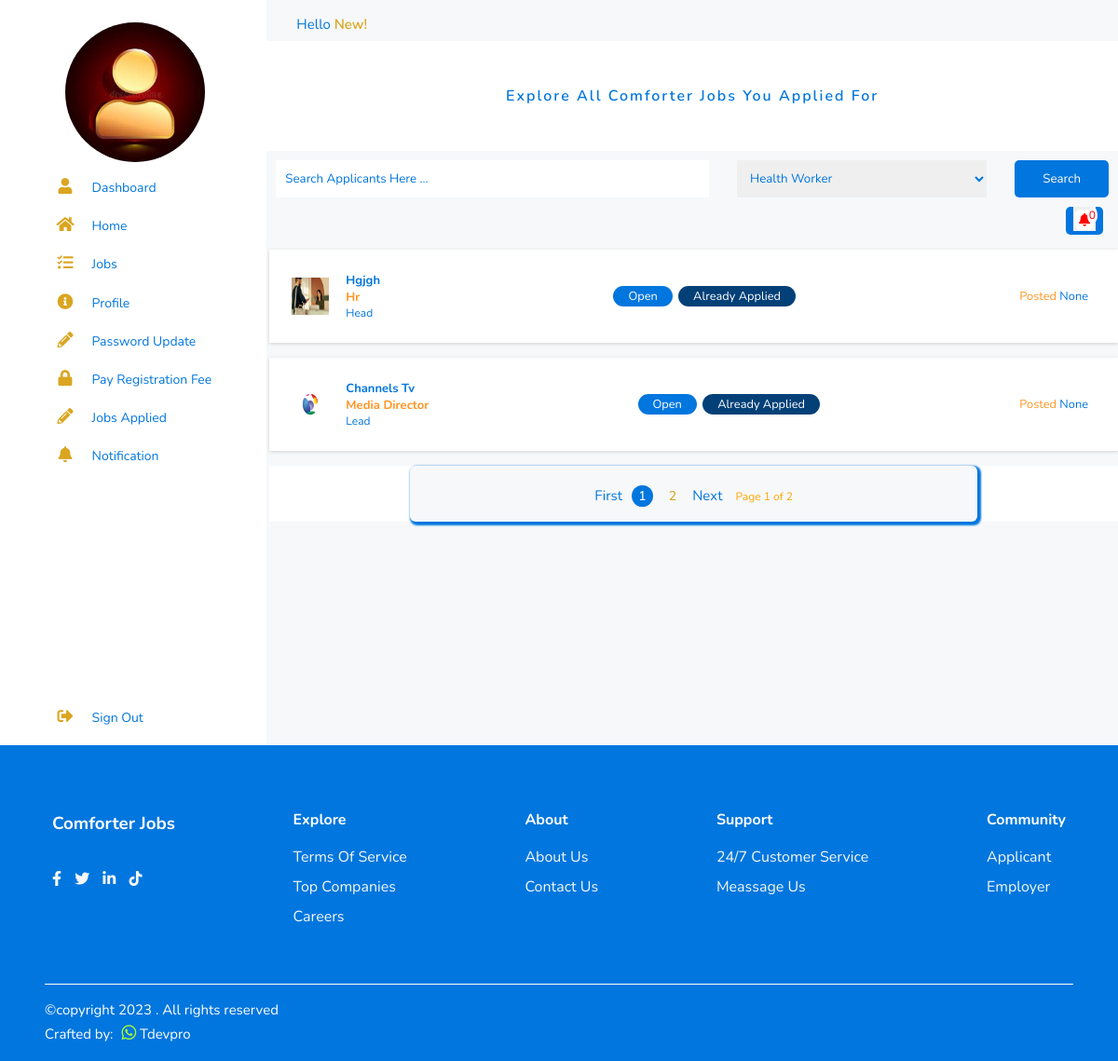
Screenshot of /applicants/all-applied-jobs (signed in) with the database file from the repository.
### applicants/models.py (models this page shows, shortened)
class General_Information(models.Model):#createprofile
    user = models.OneToOneField(User, on_delete=models.CASCADE, blank=True, null=True)
    first_name = models.CharField(max_length=100)
    middle_name = models.CharField(max_length=100)
    last_name = models.CharField(max_length=100)
    nationality = models.CharField(max_length=250)
    mobile_number = models.CharField(max_length=11)
    home_number = models.CharField(max_length=11)
    current_address = models.CharField(max_length=250)
    nearest_bus_stop = models.CharField(max_length=250)
    landmark = models.CharField(max_length=250)
    current_city = models.CharField(max_length=250)
    current_state = models.CharField(max_length=250)
    qualification = models.CharField(max_length=250)
    date_of_birth = models.CharField(max_length=250)
    gender = models.CharField(max_length=250)
    image = models.ImageField(upload_to='profile', default='profile/avatar.jpg')
    state_of_origin = models.CharField(max_length=250)
    local_gov_area = models.CharField(max_length=250)
    parents_address = models.CharField(max_length=250)
    parents_phone_number = models.CharField(max_length=250)
    name_of_your_village = models.CharField(max_length=250)
    family_compound_name  = models.CharField(max_length=250)
    marital_status = models.CharField(max_length=250)
    complete = models.BooleanField(default = False)
    class Meta:
        db_table = 'general_information'
        managed = True
        verbose_name = 'General_Information'
        verbose_name_plural = 'General_Information'

class Job_Apply(models.Model):
    general_information = models.ForeignKey(General_Information,blank=True, null=True, on_delete=models.CASCADE)
    job_post = models.ForeignKey(Job_Post, blank=True, null=True, on_delete=models.CASCADE)
    empl_logo = models.ImageField(upload_to='employer_profile',  blank=True, null=True)
    employer = models.CharField(max_length=250)
    category_apply = models.CharField(max_length=250, blank=True, null=True)
    job = models.CharField(max_length=250)
    slug = models.SlugField(blank=True, null=True, unique=True)
    role = models.CharField(max_length=250)
    requirement = models.CharField(max_length=250)
    probabtion = models.CharField(max_length=250)
    location = models.CharField(max_length=250)
    additional_skills = models.CharField(max_length=250, blank=True, null=True)
    previous_company = models.CharField(max_length=250, blank=True, null=True)
    language_spoken = models.CharField(max_length=250, blank=True, null=True)
    employer_terms = models.TextField(blank=True, null=True)
    job_description = models.TextField()
    salary_expected = models.CharField(max_length=50, blank=True, null=True)
    about_yourself = models.TextField()
    deadline_date = models.CharField(max_length=250, blank=True, null=True)
    job_date = models.DateTimeField(auto_now_add=True)
    job_dat = models.DateField(auto_now_add=True)
    job_updated = models.DateTimeField(auto_now_add=True)
    new_applied = models.BooleanField(blank=True, null=True)
    applied = models.BooleanField(blank=True, null=True)
    applied_date = models.DateTimeField(auto_now=False, auto_now_add=False, blank=True, null=True)
    selected = models.BooleanField(default=False)
    shortlisted = models.BooleanField(default=False)
    shortlisted_date = models.DateTimeField(auto_now=False, auto_now_add=False, blank=True, null=True)
    declined = models.BooleanField(default=False)
    declined_date = models.DateTimeField(auto_now=False, auto_now_add=False, blank=True, null=True)
    hired = models.BooleanField(default=False)
    hireded_date = models.DateTimeField(auto_now=False, auto_now_add=False, blank=True, null=True)
    resigned = models.BooleanField(default=False)
    resigned_date = models.DateTimeField(auto_now=False, auto_now_add=False, blank=True, null=True)
    terminated = models.BooleanField(default=False)
    terminated_date = models.DateTimeField(auto_now=False, auto_now_add=False, blank=True, null=True)
    notice = models.IntegerField(default=1)
    admin_note = models.TextField(blank=True, null=True)
    class Meta:
        db_table = 'job_apply'
        managed = True
        verbose_name = 'Job_Apply'
        verbose_name_plural = 'Job_Apply'

### employers/models.py (models this page shows, shortened)
class Job_Post(models.Model):
    employer_profile = models.ForeignKey(Employer_Profile,blank=True, null=True, on_delete=models.CASCADE)
    employer_name = models.CharField(max_length=50, blank=True, null=True)
    employ_logo = models.ImageField(upload_to='employer_profile',  blank=True, null=True)
    category = models.ForeignKey(Category, blank=True, null=True, on_delete=models.CASCADE)
    job = models.CharField(max_length=250)
    num_alpha = models.CharField(max_length=250,  blank=True, null=True)
    slug = models.SlugField(blank=True, null=True,  unique=True)
    role = models.CharField(max_length=250)
    requirement = models.CharField(max_length=250)
    probabtion = models.CharField(max_length=250)
    location = models.CharField(max_length=250)
    additional_skills = models.CharField(max_length=250)
    employer_terms = models.TextField()
    job_description = models.TextField()
    publish = models.BooleanField(default=True)
    publish_date = models.DateTimeField(auto_now_add=True)
    job_updated = models.DateTimeField(auto_now=False, auto_now_add=False, blank=True, null=True)
    deadline = models.CharField(max_length=250)
    job_open = models.BooleanField(default=True)
    job_open_date = models.DateTimeField(auto_now_add=True, blank=True, null=True)
    job_closed = models.BooleanField(default=False)
    job_closed_date = models.DateTimeField(auto_now=False, auto_now_add=False, blank=True, null=True)
    class Meta:
        db_table = 'job_post'
        managed = True
        verbose_name = 'Job_Post'
        verbose_name_plural = 'Job_Posts'

### createdby/models.py (models this page shows, shortened)
class CreatedBy(models.Model):
    copyright_year = models.CharField(max_length=4, blank=True, null=True)
    crafted_by = models.CharField(max_length=250, default='')
    crafted_by_whatsapp = models.CharField(max_length=250, default='', blank=True, null=True)
    crafted_by_website = models.URLField(default='', blank=True, null=True)
    class Meta:
        db_table = 'createdby'
        managed = True
        verbose_name = 'CreatedBy'
        verbose_name_plural = 'CreatedBys'

### applicants/views.py (the view)
# urls.py: path('all-applied-jobs', DisplayAllJobsApplied.as_view(), name='applicant_job_applied'),
class DisplayAllJobsApplied(LoginRequiredMixin, View):
    login_url = 'accounts:applicantsignin'
    def get(self, request):
        createdby = CreatedBy.objects.get(pk=1)
        category = Category.objects.all()
        profile = General_Information.objects.get(user = request.user)
        alljob = Job_Apply.objects.filter(general_information = profile, applied=True).order_by('id')
        p = Paginator(alljob, 2)
        page = request.GET.get('page')
        alljobs = p.get_page(page)
        notice_count = Job_Apply.objects.filter(general_information = profile, shortlisted=True,selected=True, applied=True)
        notice_counter = 0
        for item in notice_count:
            notice_counter += item.notice
        return render(request, 'applicant_jobs_applied.html',{
            'category': category,
            'profile': profile,
            'createdby': createdby,
            'alljobs': alljobs,
            'notice_counta': notice_counter,
        })

### home/templatetags/simple_tags.py (called while the page is built)
@register.simple_tag()
def intralink(main, link):
    return reverse(main) + '#' + link

### applicants/templates/applicant_jobs_applied.html (shortened to what this page needs)
{% extends 'base.html' %}
{% load humanize %}
{% block content %}
    <div class="employerr">
        <div class="container">
            {% include 'sidebar.html' %}
            <section class="main newmainn">
                <p class="jop"> Hello <span>{{profile.first_name|title}}!</span></p>
                <div class="main_top">
                    <p>explore all comforter jobs you applied for</p>
                </div>
                {% include 'applicant_search.html' %}
                <div class="main_body">
                    <section class="job-list" id="jobs">
                        {% include 'notice.html' %}
                        {% if alljobs %}
                            {% for job in alljobs %}
                                <div class="job-card">
                                    <div class="job-name">
                                        <img src="{{job.job_post.employ_logo.url}}" class="job-profile">
                                        <div class="job-detail">
                                            <h4>{{job.job_post.employer_name|title}}</h4>
                                            <h3>{{job.job|title}}</h3>
                                            <p>{{job.role|title}}</p>
                                        </div>
                                    </div>
                                    <div class="job-label">
                                        {% if job %}
                                            {% if job.applied %}
                                                <a href="" class="label-b">open</a>
                                                <a  class="label-c">already applied</a>
                                            {% else %}
                                                <a href="" class="label-b">open</a>
                                                <a href="{% url 'applicants:applicant_job' job.slug %}" class="label-c">apply</a>
                                            {% endif %}
                                        {% else %}
                                            <a href="" class="label-a">application closed</a>
                                        {% endif %}
                                    </div>
                                    <div class="job-posted">
                                        <span>posted</span> {{job.applied_date|naturaltime}}
                                    </div>
                                </div>
                            {% endfor %}
                            {% include 'applicant_pagination.html' %}
                        {% else %}
                        <div class="nonyet">
                            <div class="nonatall">
                                <h2>No applications at the moment</h2>
                            </div>
                        </div>
                        {% endif %}
                    </section>
                </div>
            </section>
        </div>
    </div>
{% endblock content %}
{% block footer %} {% include 'footer.html' %} {% endblock footer %}

### applicants/templates/sidebar.html
<nav>
    <div class="enavbar">
        <div class="newlogo">
            <img src="{{profile.image.url}}" alt="">
        </div>
        <ul>
            <li>
                <a href="{% url 'applicants:applicant_dashboard' %}">
                    <i class="fa fa-user" aria-hidden="true"></i>
                    <span class="nav_item">dashboard</span>
                </a>
            </li>
            <li>
                <a href="{% url 'index' %}">
                    <i class="fa fa-home" aria-hidden="true"></i>
                    <span class="nav_item">home</span>
                </a>
            </li>
            <li>
                <a href="{% url 'applicants:applicant_all_jobs' %}">
                    <i class="fa fa-tasks" aria-hidden="true"></i>
                    <span class="nav_item">jobs</span>
                </a>
            </li>
            <li>
                <a href="{% url 'applicants:profile_update' %}">
                    <i class="fa fa-info-circle" aria-hidden="true"></i>
                    <span class="nav_item">profile</span>
                </a>
            </li>
            <li>
                <a href="{% url 'applicants:applicant_password' %}">
                    <i class="fa fa-pencil-alt" aria-hidden="true"></i>
                    <span class="nav_item">password update</span>
                </a>
            </li>
            <li>
                <a href="{% url 'applicants:applicant_payment' %}">
                    <i class="fa fa-lock" aria-hidden="true"></i>
                    <span class="nav_item">pay registration fee</span>
                </a>
            </li>
            <li>
                <a href="{% url 'applicants:applicant_job_applied' %}">
                    <i class="fa fa-pencil-alt" aria-hidden="true"></i>
                    <span class="nav_item">jobs applied</span>
                </a>
            </li>
            <li>
                <a href="{% url 'applicants:applicant_jobs_selected' %}">
                    <i class="fa fa-bell" aria-hidden="true"></i>
                    <span class="nav_item">notification</span>
                </a>
            </li>
            <li>
                <a href="{% url 'accounts:signout' %}" class="signout">
                    <i class="fa fa-sign-out-alt" aria-hidden="true"></i>
                    <span class="nav_item">sign out</span>
                </a>
            </li>
        </ul>
    </div>
</nav>

### home/templates/footer.html (shortened to what this page needs)
{% load simple_tags %}
    <div class="footer-section">
        <div class="footer">
            <div class="footer-wrapper">
                <h3>comforter jobs</h3>
                <div class="social-media">
                    <a href="#"><i class="fab fa-facebook-f"></i></a>
                    <a href="#"><i class="fab fa-twitter"></i></a>
                    <a href="#"><i class="fab fa-linkedin-in"></i></a>
                    <a href="#"><i class="fab fa-tiktok"></i></a>
                </div>
            </div>
            <div class="footer-wrapper">
                <h4>explore</h4>
                <a>terms of service</a>
                <a href="{% intralink 'index' 'companies' %}">top companies</a>
                <a href="{% url 'accounts:applicantsignup' %}">careers</a>
            </div>
            <div class="footer-wrapper">
                <h4>about</h4>
                <a href="{% intralink 'index' 'about' %}">about us</a>
                <a href="{% intralink 'index' 'contact' %}">contact us</a>
            </div>
            <div class="footer-wrapper">
                <h4>support</h4>
                <a>24/7 customer service</a>
                <a>meassage us</a>
            </div>
            <div class="footer-wrapper">
                <h4>community</h4>
                <a href="{% url 'accounts:applicantsignup' %}">applicant</a>
                <a href="{% url 'accounts:employersignup' %}">employer</a>
            </div>
        </div>
        <div class="copyright">
            <hr>
            <p>&copy;copyright {{createdby.copyright_year}} {{home.name}}. All rights reserved</p>
            <p>Crafted by:
                <a href="#"><span class="whats"><i class="fab fa-whatsapp" aria-hidden="true"></i></span></a>
                {{createdby.crafted_by}}
            </p>
        </div>
    </div>

### rows the page displays
General_Information: image (placeholder picture), first_name "New"
Job_Apply: job_post.employ_logo (picture), job_post.employer_name "Hgjgh", job "Hr", role "Head", applied "Open", applied_date "None"
Job_Apply: job_post.employ_logo (picture), job_post.employer_name "Channels Tv", job "Media Director", role "Lead", applied "Open", applied_date "None"
CreatedBy: copyright_year "2023", crafted_by "Tdevpro"

### other values shown
{{ item }} "1"
{{ item }} "2"
{{ alljobs.number }} "1"
{{ alljobs.paginator.num_pages }} "2"
form field searchbar2 "Health Worker"
